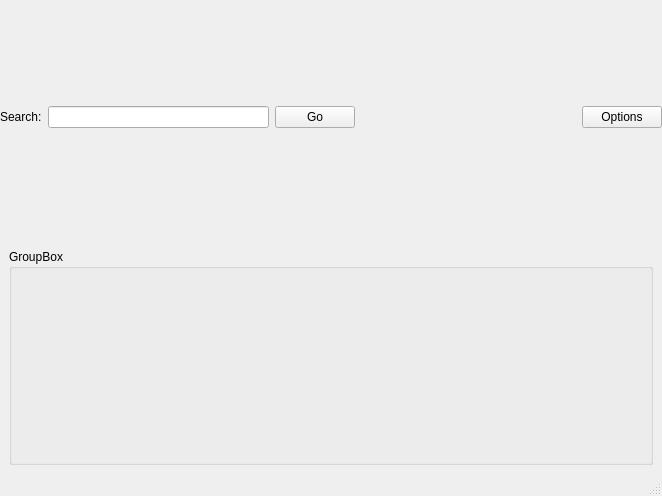
<?xml version="1.0" encoding="UTF-8"?>
<ui version="4.0">
 <class>MainWindow</class>
 <widget class="QMainWindow" name="MainWindow">
  <property name="geometry">
   <rect>
    <x>0</x>
    <y>0</y>
    <width>662</width>
    <height>496</height>
   </rect>
  </property>
  <property name="windowTitle">
   <string>MainWindow</string>
  </property>
  <property name="styleSheet">
   <string notr="true"/>
  </property>
  <widget class="QWidget" name="centralwidget">
   <layout class="QGridLayout" name="gridLayout_3">
    <property name="leftMargin">
     <number>0</number>
    </property>
    <property name="topMargin">
     <number>0</number>
    </property>
    <property name="rightMargin">
     <number>0</number>
    </property>
    <property name="bottomMargin">
     <number>0</number>
    </property>
    <item row="0" column="0">
     <layout class="QVBoxLayout" name="verticalLayout">
      <item>
       <widget class="QWidget" name="title_widget" native="true">
        <property name="styleSheet">
         <string notr="true"/>
        </property>
        <layout class="QGridLayout" name="gridLayout">
         <property name="leftMargin">
          <number>0</number>
         </property>
         <property name="topMargin">
          <number>0</number>
         </property>
         <property name="rightMargin">
          <number>0</number>
         </property>
         <property name="bottomMargin">
          <number>0</number>
         </property>
         <item row="0" column="0">
          <layout class="QHBoxLayout" name="horizontalLayout_2">
           <item>
            <widget class="QLabel" name="label">
             <property name="text">
              <string>Search:</string>
             </property>
            </widget>
           </item>
           <item>
            <widget class="QLineEdit" name="lineEdit"/>
           </item>
           <item>
            <widget class="QPushButton" name="pushButton_2">
             <property name="text">
              <string>Go</string>
             </property>
            </widget>
           </item>
           <item>
            <spacer name="horizontalSpacer">
             <property name="orientation">
              <enum>Qt::Horizontal</enum>
             </property>
             <property name="sizeHint" stdset="0">
              <size>
               <width>40</width>
               <height>20</height>
              </size>
             </property>
            </spacer>
           </item>
           <item>
            <widget class="QPushButton" name="pushButton">
             <property name="text">
              <string>Options</string>
             </property>
            </widget>
           </item>
          </layout>
         </item>
        </layout>
       </widget>
      </item>
      <item>
       <widget class="QWidget" name="widget_2" native="true">
        <layout class="QGridLayout" name="gridLayout_2">
         <item row="1" column="1">
          <widget class="QGroupBox" name="groupBox">
           <property name="title">
            <string>GroupBox</string>
           </property>
          </widget>
         </item>
        </layout>
       </widget>
      </item>
     </layout>
    </item>
   </layout>
  </widget>
  <widget class="QStatusBar" name="statusbar"/>
 </widget>
 <resources/>
 <connections/>
</ui>
